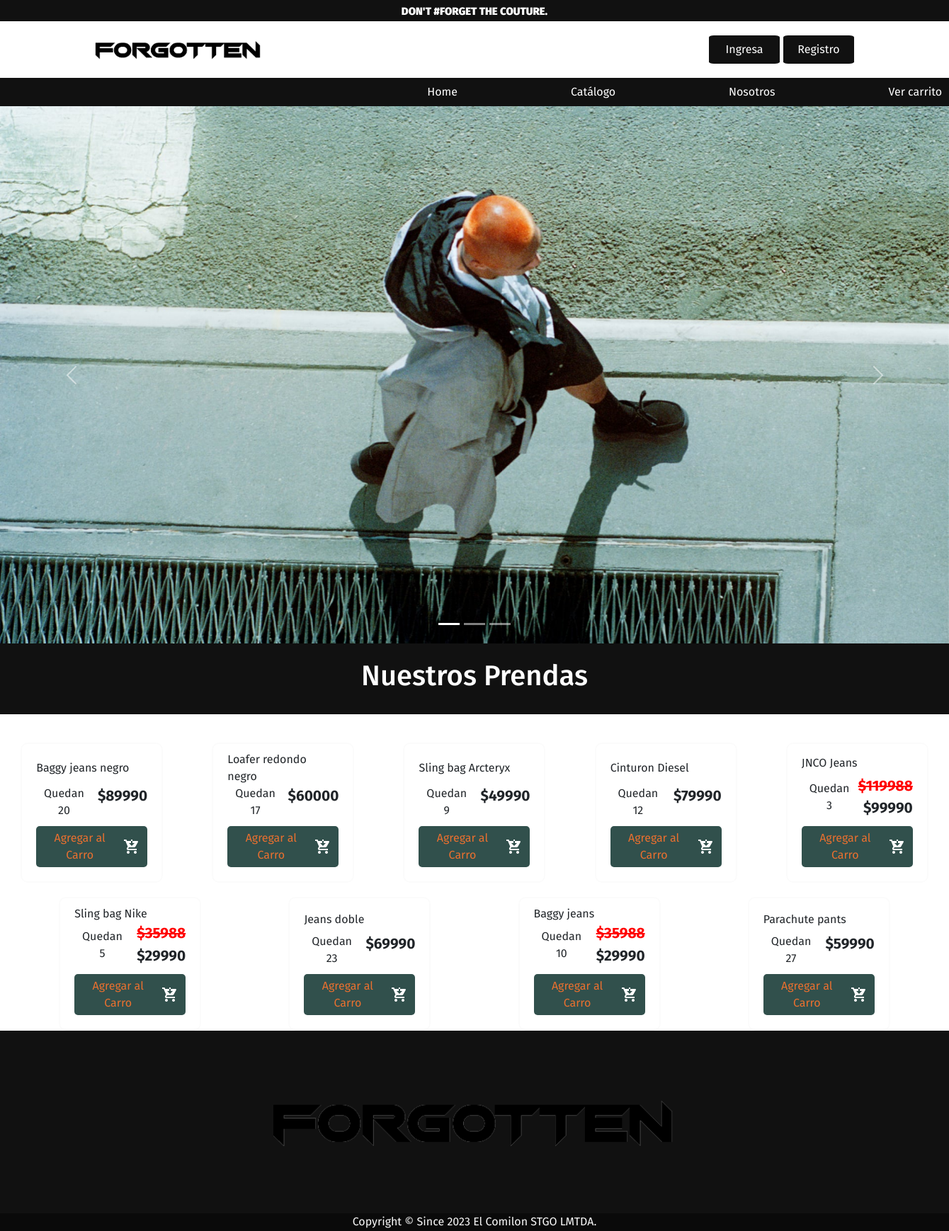
The page / on the database its author committed.
### core/models.py (models this page shows, shortened)
class Producto(models.Model):
    codigo = models.CharField(max_length=4, primary_key=True)
    descripcion = models.CharField(max_length=200)
    precio = models.IntegerField()
    stock = models.IntegerField()
    imagen = models.CharField(max_length=200)
    oferta = models.BooleanField(default=False)
    def tachado(self):
        if self.oferta:
            return "$"+str(round(self.precio * 1.2))
        else:
            return ""

### core/views.py (the view)
# urls.py: path("", home, name="home"),
def home(request):
    plantas = Producto.objects.all()
    return render(request, 'core/index.html', {'plantas':plantas})

### core/templates/core/index.html (shortened to what this page needs)
{% extends 'core/base.html' %}
{% load static %}
{% block content %}
<section id="ola">
    <div id="carrusel" class="carousel slide">
        <div class="carousel-indicators">
            <button type="button" data-bs-target="#carrusel" data-bs-slide-to="0" class="active" aria-current="true"
                aria-label="Slide 1"></button>
            <button type="button" data-bs-target="#carrusel" data-bs-slide-to="1" aria-label="Slide 2"></button>
            <button type="button" data-bs-target="#carrusel" data-bs-slide-to="2" aria-label="Slide 3"></button>
        </div>
        <div class="carousel-inner">
            <div class="carousel-item active">
                <img src="{% static 'images/carrusel img.jpg' %}" class="d-block w-100" alt="...">
                <div class="carousel-caption d-none d-md-block">
                </div>
            </div>
        </div>
        <button class="carousel-control-prev" type="button" data-bs-target="#carrusel" data-bs-slide="prev">
            <span class="carousel-control-prev-icon" aria-hidden="true"></span>
        </button>
        <button class="carousel-control-next" type="button" data-bs-target="#carrusel" data-bs-slide="next">
            <span class="carousel-control-next-icon" aria-hidden="true"></span>
        </button>
    </div>
</section>
        <div class="nuestros-productos" id="nuestrosProductos">
        <h1>Nuestros Prendas {{ nombre }} </h1 id=productos1>
        </div>
        <section id="catalogo">
            {% for planta in plantas %}
            <div class="planta">
                <div class="descripcion">
                    {{planta.descripcion}}
                </div>
                <div>
                    <div class="cant-precio">
                        <div class="cantidad">
                            <span>Quedan</span>
                            <span>{{planta.stock}}</span>
                        </div>
                        <div class="precio">
                            <span class="tachado">{{ planta.tachado }}</span>
                            <span>${{planta.precio}}</span>
                        </div>
                    </div>
                    <div class="agregar">
                        <a href="{% url 'addtocar' planta.codigo %}">
                            Agregar al Carro
                        </a>
                        <img src="{% static 'images/icons8_buy_24px_1.png' %}" alt="" id="carroo">
                    </div>
                </div>
            </div>
            {% endfor %}
        </section>
    {% endblock %}

### core/templates/core/base.html (shortened to what this page needs)
{% load static %}
<!DOCTYPE html>
<html lang="es">
<head>
    <link rel="stylesheet" href="{% static 'estilo.css' %}">
    <link href="https://cdn.jsdelivr.net/npm/bootstrap@5.3.0-alpha3/dist/css/bootstrap.min.css" rel="stylesheet">
</head>
<body>
    <header>
        <div class="hashtag">
            <p>DON'T #FORGET THE COUTURE.</p>
        </div>
        <div class="arriba">
            <div id="logo">
                <a href="{% url 'home' %}"><img src="{% static 'images/forgotten logo fondo.png' %}" alt=""></a>
            </div>
            <div id="usuario">
                {% if user.is_authenticated %}
                    <strong>{{ user.username }}</strong>
                    <a href="{% url 'logout' %}">Salir</a>
                {% else %}
                    <a href="{% url 'login' %}">Ingresa</a>
                    <a href="{% url 'registro' %}">Registro</a>
                {% endif %}
            </div>
        </div>
    </header>
    <div class="navbar">
        <nav id="menu-pc">
            <a href="{% url 'home' %}">Home</a>
            <a href="#nuestrosProductos">Catálogo</a>
            <a href="{% url 'quienes' %}">Nosotros</a>
            <a href="{% url 'carrito' %}">Ver carrito</a>
        </nav>
    </div>
    <article>
        {% block content %}
        {% endblock %}
    </article>
    <footer>
        <div>
            <img src="{% static 'images/forgotten logo fondo.png' %}" alt="" id="poto">
        </div>
    </footer>
    <div id="copyright">
        <p>Copyright © Since 2023 El Comilon STGO LMTDA.</p>
    </div>
</body>
</html>

### core/static/estilo.css (style rules this page uses)
* { padding: 0; margin: 0; font-family: 'Fira Sans', sans-serif; }
h1 { font-size: 2.2rem; text-align: center; color: #111111; margin: 20px 0px; font-weight: bolder; }
header { background-color: #ffffff; color: #ffffff; }
header > .arriba { display: flex; justify-content: space-between; width: 80%; margin: 0 auto; height: 10vh; align-items: center; }
.hashtag { background: #111111; color: #ffffff; font-size: 15px; text-align: center; font-weight: 500; padding: 5px; height: 30px; font-weight: 1000 !important; }
.navbar { display: flex; width: 100%; margin: 0 auto; height: 40px; align-items: center; background-color: #111111; }
.navbar a { float: left; margin: 0; left: 50%; position: relative; margin-left: 160px; }
nav > a { color: #ffffff; text-decoration: none; margin: 0px 20px; }
#usuario { height: 100%; display: flex; column-gap: 5px; align-items: center; }
#usuario > a { color: #ffffff; display: block; height: 40px; background-color: #111111; width: 100px; text-align: center; line-height: 40px; text-decoration: none; transition-duration: 0.5s; border-radius: 7%; }
#logo { display: flex; align-items: center; column-gap: 5px; }
#logo img { width: 40%; height: 40%; }
#catalogo { margin-top: 40px; width: 100%; display: flex; flex-wrap: wrap; column-gap: 40px; justify-content: space-evenly; row-gap: 20px; }
.planta { display: flex; flex-direction: column; justify-content: space-between; width: 15%; border: 2px #00000004 solid; padding: 10px 20px; border-radius: 10px; }
.cant-precio { display: flex; }
.cantidad, .precio { display: flex; width: 50%; flex-direction: column; }
.cantidad { display: flex; align-items: center; justify-content: center; }
.precio { display: flex; align-items: flex-end; font-size: 1.3rem; font-weight: bolder; }
.tachado { text-decoration: line-through; color: red; }
.agregar { background-color: #31504c; color: #ffffff; display: flex; justify-content: center; align-items: center; text-align: center; column-gap: 10px; padding: 5px 10px; margin: 10px 0px; cursor: pointer; border-radius: 5px; }
.agregar a { text-decoration: none; color: #EB702F; }
footer { color: #fcffdc; }
#poto { height: 70px; }
.nuestros-productos { background-color: #111111; color: #ffffff; height: 100px; align-items: center; justify-content: center; display: flex; }
#copyright { text-align: center; background-color: #0a0a0a; height: 25px; width: 100%; color: #fafafa; }
footer { height: 258px; width: 100%; display: flex; justify-content: center; background-color: #111111; margin-top: auto; column-gap: 40px; }
footer > div { display: flex; flex-direction: column; width: 20%; align-items: center; justify-content: center; }
body { display: flex; flex-direction: column; min-height: 100vh; }

### rows shown on the page
Producto: descripcion "Baggy jeans negro", stock "20", precio "89990"
Producto: descripcion "Loafer redondo negro", stock "17", precio "60000"
Producto: descripcion "Sling bag Arcteryx", stock "9", precio "49990"
Producto: descripcion "Cinturon Diesel", stock "12", precio "79990"
Producto: descripcion "JNCO Jeans", stock "3", tachado "$119988", precio "99990"
Producto: descripcion "Sling bag Nike", stock "5", tachado "$35988", precio "29990"
Producto: descripcion "Jeans doble", stock "23", precio "69990"
Producto: descripcion "Baggy jeans", stock "10", tachado "$35988", precio "29990"
Producto: descripcion "Parachute pants", stock "27", precio "59990"
